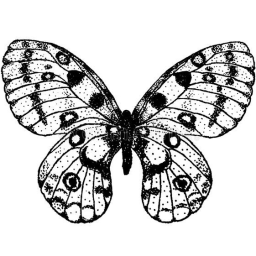
#> input picture images resized/butterfly.png, 256 x 256 px
$ python final_project_main_best_instance_testing.py
#> lines starting #> are read from the running program, lines starting #| are printed output that depends on the picture; after the words box and inside, x2 and y2 are one past the last pixel; in counts of white or black regions, pixels touching at a corner belong together
#> (reads BestRuleTable.json from the repository)
#> further down, initial_image is the input picture: shape (256, 256); min 0, max 255, mean 206.1
### populationInitializer.py
# -*- coding: utf-8 -*-
"""
Created on Mon Mar 23 20:44:51 2020

@author: thaku
"""
import numpy as np
import json
import cv2
import random

def initialize_population(initial_image, population_size=3, bonus=False):
#> called with population_size = 1, bonus = True
    new_population = []
    random_truth_table = []
    if bonus == False:
      a = np.array([[random.uniform(0.25, 1.5), 0.0],
                [0.0, random.uniform(0.25, 1.5)]])

      M, N = initial_image.shape
      points = np.mgrid[0:N, 0:M].reshape((2, M*N))
      new_points = np.linalg.inv(a).dot(points).round().astype(int)
      x, y = new_points.reshape((2, M, N), order='F')
      indices = x + N*y

      transformed_image = np.take(initial_image, indices, mode='wrap')
      goal_image = cv2.Canny(transformed_image, 256, 256)

      new_population.append(transformed_image.tolist())
      new_population.append(goal_image.tolist())

    elif bonus == True:
      for x_pixel in range(len(initial_image)):
        for y_pixel in range(len(initial_image[0])):
          if initial_image[x_pixel][y_pixel] < 128:
            initial_image[x_pixel][y_pixel] = 0
          elif initial_image[x_pixel][y_pixel] >= 128:
            initial_image[x_pixel][y_pixel] = 255
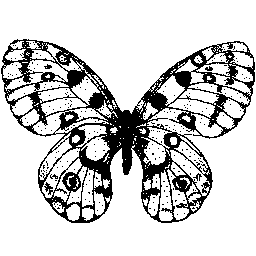
#> initial_image: shape (256, 256); 80.8% white; 235 black regions (230 under 20 px), largest, box (x1, y1, x2, y2) and area: (1, 39, 255, 223) 12191, (193, 173, 202, 181) 27, (205, 66, 213, 71) 26, (44, 64, 52, 69) 24, (50, 174, 58, 179) 22

      goal_image = cv2.Canny(initial_image, len(initial_image), len(initial_image[0]))
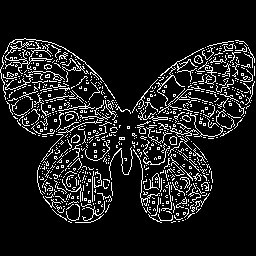
#> goal_image: shape (256, 256); 11.1% white in thin lines or dots, all inside (x1, y1, x2, y2) = (0, 38, 255, 223)

      new_population.append(initial_image.tolist())
      new_population.append(goal_image.tolist())

    for individual in range(population_size):
      random_truth_table= list()
      for bit in range(512):
        key = format(bit, 'b')
        while len(key) != 9:
          key = "0" + key
        random_truth_table.append({key: np.random.randint(2)})
      new_population.append(random_truth_table)
#> after the loop, new_population = 3 items

    with open("CellularAutomata.json", 'w') as o:
      o.write(json.dumps(new_population))

# [5 lines left out: function print_population, not called in this run]

### calculatefitness_2.py
# -*- coding: utf-8 -*-
"""
Created on Sun Apr 12 02:03:10 2020

@author: thaku
"""# -*- coding: utf-8 -*-
"""
Created on Mon Mar 23 20:56:40 2020

@author: thaku
"""

import numpy as np
import math as ma
import cv2
import copy
import timeit

from skimage.metrics import peak_signal_noise_ratio as psnr

def calculate_fitness(final_image,goal_image):
    return np.sum(np.sum(np.bitwise_xor(final_image.astype('int32'),goal_image)))

# [13 lines left out: function ruleOnPatch, not called in this run]

from sklearn.feature_extraction import image

from numpy.lib.stride_tricks import as_strided

# [9 lines left out: function grid_nD, not called in this run]

from skimage.util.shape import view_as_windows

# [19 lines left out: function helper_optimizedApplyRule, not called in this run]

def applyRule(rule,next_state,current_state):
    current_state_padded=np.hstack((current_state,current_state[:,0:3-1]))
    current_state_padded=np.vstack((current_state_padded, current_state_padded[0:3-1,:]))
    [M, N]=current_state.shape
    pointer_row=0

    for i in range(0,M):
        pointer_column=0
        for j in range(0,N):
            patch=current_state_padded[i:i+3,j:j+3].reshape([1,9], order='F')[0]
            patch_str=''.join([str(q) for q in patch])
            patch_int=int(patch_str,2)
            ruleNo=list(rule[patch_int].values())[0]
            if(pointer_row>=M-1):
                pointer_row=-ma.floor(3/2)
            if(pointer_column>=N-1):
                pointer_column=-ma.floor(3/2)
            if(ruleNo==0):
                next_state[pointer_row+ma.floor(3/2),pointer_column+ma.floor(3/2)]=0
            elif(ruleNo==1):
                next_state[pointer_row+ma.floor(3/2),pointer_column+ma.floor(3/2)]=1
            pointer_column=pointer_column+1
        pointer_row=pointer_row+1
    return next_state


# [6 lines left out: function calculateTime, not called in this run]


def performRules(initial_state,ruleTable,passes):
    current_state=copy.deepcopy(initial_state)
    next_state=copy.deepcopy(initial_state)
    for p in range(passes):
        next_state=applyRule(ruleTable,next_state,current_state)
        current_state=copy.deepcopy(next_state)
    return current_state

def grayToBinary(start_image):
    binary_image=copy.deepcopy(start_image)
    binary_image[start_image<128]=0
    binary_image[start_image>=128]=1
    return binary_image

def binaryToGray(start_image):
    gray_image=copy.deepcopy(start_image)
    gray_image[start_image==1]=255
    return gray_image

# [10 lines left out: function evaluatePopulationFitness, not called in this run]

def getFinalImage(start_image,bestSolution,passes):
    return binaryToGray(performRules(grayToBinary(start_image),bestSolution[0],passes))

### final_project_main_best_instance_testing.py
# -*- coding: utf-8 -*-
"""
Final project

Name: Rishabh Singh Thakur
ID: 40106439
+"""

from populationInitializer import initialize_population
from calculatefitness_2 import evaluatePopulationFitness, getFinalImage, grayToBinary

import copy
import numpy as np
import json
import cv2
import os

from skimage.metrics import peak_signal_noise_ratio as psnr
from skimage.metrics import structural_similarity as ssim
import matplotlib.pyplot as plt

from sewar import msssim


def save_image(data_path,image,name):
    plt.imshow(image,cmap="gray")
    plt.savefig(os.path.join(data_path,name+'.png'))


imgs=['butterfly.png','flower.png','gates.png','simpleshapes.png']
start_imgs=[]
goal_imgs=[]
img_path="Test Image Results/"

with open("BestRuleTable.json",'r') as f:
    ruleTable = json.loads(f.read());

psnr_GA={}
msssim_GA={}
fitness_GA={}

for i in range(4):
    initial_image = cv2.imread("images resized/"+imgs[i], 0)

    initialize_population(initial_image, 1, bonus=True)

    with open("CellularAutomata.json",'r') as f:
              population = json.loads(f.read());

    start_image = np.asarray(population[0])
    goal_image = np.asarray(population[1])

    start_image_binary=grayToBinary(start_image)
    plt.imshow(start_image_binary,cmap="gray")
    plt.show()
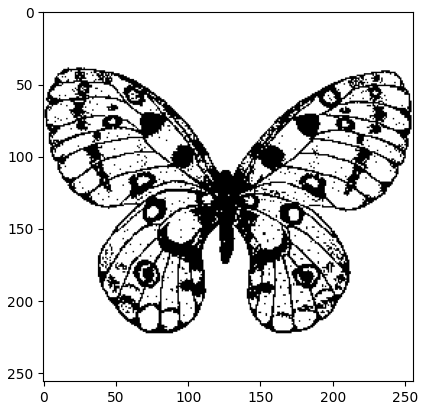
#> figure drawn by matplotlib, 1 panel
    goal_image_binary=grayToBinary(goal_image)

    name=imgs[i][:-4]

    final_image=getFinalImage(start_image,ruleTable,1)

    psnr_GA[name]=psnr(goal_image,final_image, data_range=255)
#> (the run stopped early here; a loop or call above may not have finished)
